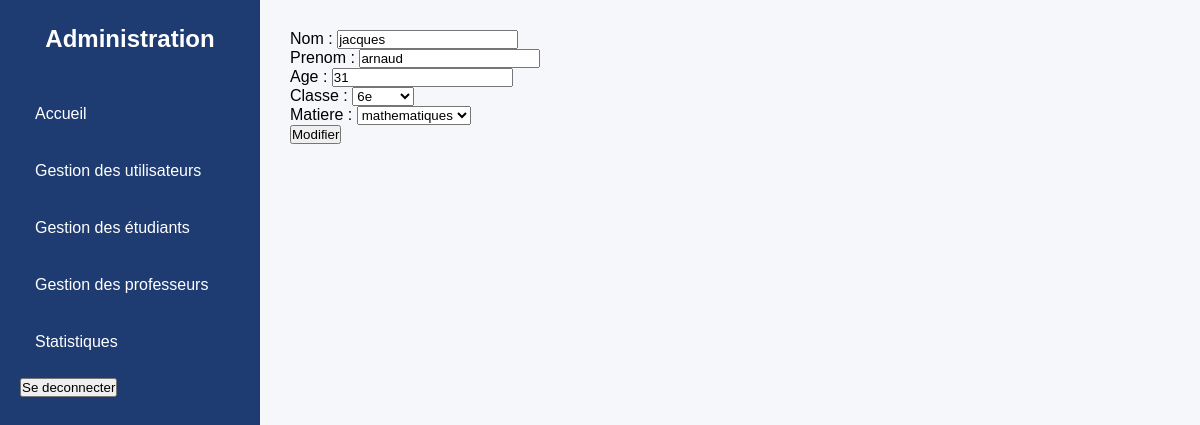
The app's page /professeur/3/modifier/ with its own data.
### scolarite/models.py (models this page shows, shortened)
class Professeur(models.Model):
    nom       = models.CharField(max_length=100)
    prenom    = models.CharField(max_length=100)
    age       = models.IntegerField(default=0)
    matiere   = models.ForeignKey(Matiere, on_delete=models.SET_NULL, null=True)
    classe    = models.ForeignKey(Classe,  on_delete=models.SET_NULL, null=True)
    id_user   = models.OneToOneField(Utilisateur, on_delete=models.CASCADE,
                                     related_name='professeur', null=True)

### scolarite/views.py (the view, shortened to what this page needs)
# urls.py: path('professeur/<int:pk>/modifier/',modifier_professeur,name='modifier_professeur'),
def modifier_professeur(request, pk):
    professeur = get_object_or_404(Professeur, pk=pk)
    form = Professeurforms(instance=professeur)
    return render(request, "scolarite/admin/update_prof.html", {
        "form": form
    })

### scolarite/forms.py
class Professeurforms(forms.ModelForm):
    class Meta:
        model = Professeur
        fields = ['nom','prenom','age','classe','matiere']

### scolarite/models.py (called while the page is built)
    def __str__(self):
        return self.nom_classe

    def __str__(self):
        return self.nom_matiere

### scolarite/templates/scolarite/admin/update_prof.html (shortened to what this page needs)
{% extends "scolarite/admin/base.html" %}
{% block content %}
<form method="post">
    {{ form.as_p }}
    <button type="submit">
        Modifier
    </button>
</form>
{% endblock  %}

### scolarite/static/scolarite/admin/style.css (style rules this page uses)
* { margin:0; padding:0; box-sizing:border-box; font-family:Arial, Helvetica, sans-serif; }

### records on screen
Professeur: nom "jacques", prenom "arnaud", age "31", classe "6e", matiere "mathematiques"
